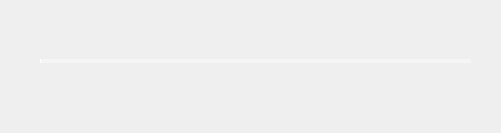
<?xml version="1.0" encoding="UTF-8"?>
<ui version="4.0">
 <class>MiniWindow</class>
 <widget class="QDialog" name="MiniWindow">
  <property name="geometry">
   <rect>
    <x>0</x>
    <y>0</y>
    <width>501</width>
    <height>133</height>
   </rect>
  </property>
  <property name="windowTitle">
   <string>Dialog</string>
  </property>
  <widget class="QPushButton" name="btnMinimize">
   <property name="geometry">
    <rect>
     <x>420</x>
     <y>0</y>
     <width>32</width>
     <height>32</height>
    </rect>
   </property>
   <property name="styleSheet">
    <string notr="true">QPushButton
{
	background-image: url(:/icon/resources/icon/minimize.png);
	background-color: rgba(255, 255, 255,0);
	border-style:outset;
	border-color:rgba(255,255,255,0);
	border-radius:4px;
}

QPushButton:hover
{
	background-color: rgb(255, 255, 255,100);
}

QPushButton:pressed
{
	background-color: rgba(95, 95, 95,100);
	border-color:rgba(255,255,255,30);
	border-style:inset;
	color:rgba(0,0,0,100);
}
</string>
   </property>
   <property name="text">
    <string/>
   </property>
  </widget>
  <widget class="QPushButton" name="btnClose">
   <property name="geometry">
    <rect>
     <x>460</x>
     <y>0</y>
     <width>32</width>
     <height>32</height>
    </rect>
   </property>
   <property name="styleSheet">
    <string notr="true">QPushButton
{
	background-image: url(:/icon/resources/icon/close.png);
	background-color: rgba(255, 255, 255,0);
	border-style:outset;
	border-color:rgba(255,255,255,0);
	border-radius:4px;
}

QPushButton:hover
{
	background-color: rgb(255, 255, 255,100);
}

QPushButton:pressed
{
	background-color: rgba(95, 95, 95,100);
	border-color:rgba(255,255,255,30);
	border-style:inset;
	color:rgba(0,0,0,100);
}
</string>
   </property>
   <property name="text">
    <string/>
   </property>
  </widget>
  <widget class="QPushButton" name="btnPreSong">
   <property name="geometry">
    <rect>
     <x>130</x>
     <y>70</y>
     <width>48</width>
     <height>48</height>
    </rect>
   </property>
   <property name="styleSheet">
    <string notr="true">QPushButton
{
	background-image: url(:/icon/resources/icon/playPreSong.png);
	background-color: rgba(255, 255, 255,0);
	border-style:outset;
	border-color:rgba(255,255,255,0);
	border-radius:4px;
}

QPushButton:hover
{
	background-color: rgb(255, 255, 255,100);
}

QPushButton:pressed
{
	background-color: rgba(95, 95, 95,100);
	border-color:rgba(255,255,255,30);
	border-style:inset;
	color:rgba(0,0,0,100);
}
</string>
   </property>
   <property name="text">
    <string/>
   </property>
  </widget>
  <widget class="QPushButton" name="btnPlayOrPause">
   <property name="geometry">
    <rect>
     <x>230</x>
     <y>70</y>
     <width>48</width>
     <height>48</height>
    </rect>
   </property>
   <property name="styleSheet">
    <string notr="true">QPushButton
{


background-color: rgba(255, 255, 255,0);
border-style:outset;
border-color:rgba(255,255,255,0);
border-radius:4px;

}
QPushButton:hover{



	background-color: rgb(255, 255, 255,100);


}
QPushButton:pressed{
	background-color: rgba(95, 95, 95,100);
border-color:rgba(255,255,255,30);
border-style:inset;
color:rgba(0,0,0,100);

}
</string>
   </property>
   <property name="text">
    <string/>
   </property>
  </widget>
  <widget class="QSlider" name="songSlider">
   <property name="geometry">
    <rect>
     <x>40</x>
     <y>50</y>
     <width>431</width>
     <height>22</height>
    </rect>
   </property>
   <property name="cursor">
    <cursorShape>PointingHandCursor</cursorShape>
   </property>
   <property name="styleSheet">
    <string notr="true">
    QSlider::add-page:Horizontal
     {     
background-color: rgba(255, 255, 255,100);
        height:4px;  
     } 
     QSlider::sub-page:Horizontal   
    {  
background-color: rgb(255, 255, 255);
        height:4px;
     }
    QSlider::groove:Horizontal   
    { 
        background:transparent; 
        height:4px;
    }  
    QSlider::handle:Horizontal  
    { 
        height:16px; 
        width:16px; 
	
	border-image: url(:/image/image/圆形 (9).png);
  margin: -6 0px; 
    }
      
</string>
   </property>
   <property name="orientation">
    <enum>Qt::Horizontal</enum>
   </property>
  </widget>
  <widget class="QPushButton" name="btnNextSong">
   <property name="geometry">
    <rect>
     <x>330</x>
     <y>70</y>
     <width>48</width>
     <height>48</height>
    </rect>
   </property>
   <property name="styleSheet">
    <string notr="true">QPushButton
{
	background-image: url(:/icon/resources/icon/playNextSong.png);
	background-color: rgba(255, 255, 255,0);
	border-style:outset;
	border-color:rgba(255,255,255,0);
	border-radius:4px;
}

QPushButton:hover
{
	background-color: rgb(255, 255, 255,100);
}

QPushButton:pressed
{
	background-color: rgba(95, 95, 95,100);
	border-color:rgba(255,255,255,30);
	border-style:inset;
	color:rgba(0,0,0,100);
}
</string>
   </property>
   <property name="text">
    <string/>
   </property>
  </widget>
  <widget class="QPushButton" name="btnNormalStyle">
   <property name="geometry">
    <rect>
     <x>0</x>
     <y>0</y>
     <width>48</width>
     <height>48</height>
    </rect>
   </property>
   <property name="styleSheet">
    <string notr="true">QPushButton
{
	background-image: url(:/icon/resources/icon/PureTouchIcon3.ico);
	background-color: rgba(255, 255, 255,0);
	border-style:outset;
	border-color:rgba(255,255,255,0);
	border-radius:4px;
}

QPushButton:hover
{
	background-color: rgb(255, 255, 255,100);
}

QPushButton:pressed
{
	background-color: rgba(95, 95, 95,100);
	border-color:rgba(255,255,255,30);
	border-style:inset;
	color:rgba(0,0,0,100);
}
</string>
   </property>
   <property name="text">
    <string/>
   </property>
   <property name="iconSize">
    <size>
     <width>256</width>
     <height>256</height>
    </size>
   </property>
  </widget>
 </widget>
 <resources/>
 <connections/>
</ui>
